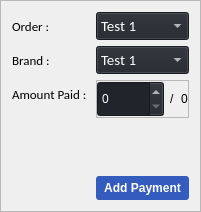
                                 <widget class="QFrame" name="frame_22">
                                  <property name="sizePolicy">
                                   <sizepolicy hsizetype="Preferred" vsizetype="Fixed">
                                    <horstretch>0</horstretch>
                                    <verstretch>136</verstretch>
                                   </sizepolicy>
                                  </property>
                                  <property name="minimumSize">
                                   <size>
                                    <width>0</width>
                                    <height>212</height>
                                   </size>
                                  </property>
                                  <property name="frameShape">
                                   <enum>QFrame::StyledPanel</enum>
                                  </property>
                                  <property name="frameShadow">
                                   <enum>QFrame::Raised</enum>
                                  </property>
                                  <layout class="QFormLayout" name="formLayout_7">
                                   <item row="3" column="0">
                                    <widget class="QLabel" name="label_40">
                                     <property name="font">
                                      <font>
                                       <family>Calibri</family>
                                       <pointsize>10</pointsize>
                                       <weight>50</weight>
                                       <italic>false</italic>
                                       <bold>false</bold>
                                      </font>
                                     </property>
                                     <property name="text">
                                      <string>Brand : </string>
                                     </property>
                                    </widget>
                                   </item>
                                   <item row="5" column="1">
                                    <widget class="QFrame" name="frame_32">
                                     <property name="frameShape">
                                      <enum>QFrame::StyledPanel</enum>
                                     </property>
                                     <property name="frameShadow">
                                      <enum>QFrame::Raised</enum>
                                     </property>
                                     <layout class="QHBoxLayout" name="horizontalLayout_26">
                                      <property name="leftMargin">
                                       <number>0</number>
                                      </property>
                                      <property name="topMargin">
                                       <number>0</number>
                                      </property>
                                      <property name="rightMargin">
                                       <number>0</number>
                                      </property>
                                      <property name="bottomMargin">
                                       <number>0</number>
                                      </property>
                                      <item>
                                       <widget class="QSpinBox" name="numPaymentPaid">
                                        <property name="sizePolicy">
                                         <sizepolicy hsizetype="Expanding" vsizetype="Fixed">
                                          <horstretch>0</horstretch>
                                          <verstretch>0</verstretch>
                                         </sizepolicy>
                                        </property>
                                        <property name="minimumSize">
                                         <size>
                                          <width>0</width>
                                          <height>36</height>
                                         </size>
                                        </property>
                                        <property name="styleSheet">
                                         <string notr="true">background-color: rgb(33, 37, 43);
color: rgb(255, 255, 255);
font: 11pt &quot;MS Shell Dlg 2&quot;;</string>
                                        </property>
                                        <property name="maximum">
                                         <number>999999999</number>
                                        </property>
                                       </widget>
                                      </item>
                                      <item>
                                       <widget class="QLabel" name="lblOrderDue_3">
                                        <property name="styleSheet">
                                         <string notr="true">font: 15pt &quot;MS Shell Dlg 2&quot;;</string>
                                        </property>
                                        <property name="text">
                                         <string>/</string>
                                        </property>
                                       </widget>
                                      </item>
                                      <item>
                                       <widget class="QLabel" name="lblOrderPaidbyDue">
                                        <property name="styleSheet">
                                         <string notr="true">font: 12pt &quot;MS Shell Dlg 2&quot;;</string>
                                        </property>
                                        <property name="text">
                                         <string>0</string>
                                        </property>
                                       </widget>
                                      </item>
                                     </layout>
                                    </widget>
                                   </item>
                                   <item row="5" column="0">
                                    <widget class="QLabel" name="label_44">
                                     <property name="font">
                                      <font>
                                       <family>Calibri</family>
                                       <pointsize>10</pointsize>
                                       <weight>50</weight>
                                       <italic>false</italic>
                                       <bold>false</bold>
                                      </font>
                                     </property>
                                     <property name="text">
                                      <string>Amount Paid : </string>
                                     </property>
                                    </widget>
                                   </item>
                                   <item row="6" column="1">
                                    <spacer name="verticalSpacer_4">
                                     <property name="orientation">
                                      <enum>Qt::Vertical</enum>
                                     </property>
                                     <property name="sizeHint" stdset="0">
                                      <size>
                                       <width>20</width>
                                       <height>40</height>
                                      </size>
                                     </property>
                                    </spacer>
                                   </item>
                                   <item row="7" column="1">
                                    <widget class="QPushButton" name="btnAddPayment">
                                     <property name="styleSheet">
                                      <string notr="true">QPushButton
{
background-color:#345CBF;
color:white;
border-radius:3px;
font: 12pt &quot;Calibri&quot;;
font-weight:bold;
color:white;
padding:5px;

}
QPushButton:hover
{
background-color:#1159A8;
}</string>
                                     </property>
                                     <property name="text">
                                      <string>Add Payment</string>
                                     </property>
                                    </widget>
                                   </item>
                                   <item row="2" column="1">
                                    <widget class="QComboBox" name="cmbxPayOrder">
                                     <property name="sizePolicy">
                                      <sizepolicy hsizetype="Expanding" vsizetype="Fixed">
                                       <horstretch>0</horstretch>
                                       <verstretch>0</verstretch>
                                      </sizepolicy>
                                     </property>
                                     <property name="font">
                                      <font>
                                       <family>Calibri</family>
                                       <pointsize>11</pointsize>
                                       <weight>50</weight>
                                       <italic>false</italic>
                                       <bold>false</bold>
                                      </font>
                                     </property>
                                     <property name="autoFillBackground">
                                      <bool>false</bool>
                                     </property>
                                     <property name="styleSheet">
                                      <string notr="true">background-color: rgb(33, 37, 43);
color: rgb(255, 255, 255);</string>
                                     </property>
                                     <property name="iconSize">
                                      <size>
                                       <width>16</width>
                                       <height>16</height>
                                      </size>
                                     </property>
                                     <property name="frame">
                                      <bool>true</bool>
                                     </property>
                                     <item>
                                      <property name="text">
                                       <string>Test 1</string>
                                      </property>
                                     </item>
                                     <item>
                                      <property name="text">
                                       <string>Test 2</string>
                                      </property>
                                     </item>
                                     <item>
                                      <property name="text">
                                       <string>Test 3</string>
                                      </property>
                                     </item>
                                    </widget>
                                   </item>
                                   <item row="2" column="0">
                                    <widget class="QLabel" name="label_57">
                                     <property name="font">
                                      <font>
                                       <family>Calibri</family>
                                       <pointsize>10</pointsize>
                                       <weight>50</weight>
                                       <italic>false</italic>
                                       <bold>false</bold>
                                      </font>
                                     </property>
                                     <property name="text">
                                      <string>Order : </string>
                                     </property>
                                    </widget>
                                   </item>
                                   <item row="3" column="1">
                                    <widget class="QComboBox" name="cmbxPayBrand">
                                     <property name="enabled">
                                      <bool>false</bool>
                                     </property>
                                     <property name="sizePolicy">
                                      <sizepolicy hsizetype="Expanding" vsizetype="Fixed">
                                       <horstretch>0</horstretch>
                                       <verstretch>0</verstretch>
                                      </sizepolicy>
                                     </property>
                                     <property name="font">
                                      <font>
                                       <family>Calibri</family>
                                       <pointsize>11</pointsize>
                                       <weight>50</weight>
                                       <italic>false</italic>
                                       <bold>false</bold>
                                      </font>
                                     </property>
                                     <property name="autoFillBackground">
                                      <bool>false</bool>
                                     </property>
                                     <property name="styleSheet">
                                      <string notr="true">background-color: rgb(33, 37, 43);
color: rgb(255, 255, 255);</string>
                                     </property>
                                     <property name="iconSize">
                                      <size>
                                       <width>16</width>
                                       <height>16</height>
                                      </size>
                                     </property>
                                     <property name="frame">
                                      <bool>true</bool>
                                     </property>
                                     <item>
                                      <property name="text">
                                       <string>Test 1</string>
                                      </property>
                                     </item>
                                     <item>
                                      <property name="text">
                                       <string>Test 2</string>
                                      </property>
                                     </item>
                                     <item>
                                      <property name="text">
                                       <string>Test 3</string>
                                      </property>
                                     </item>
                                    </widget>
                                   </item>
                                  </layout>
                                 </widget>
